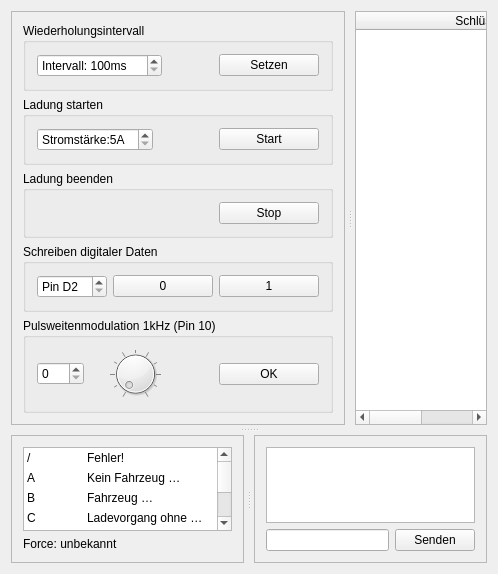
<?xml version="1.0" encoding="UTF-8"?>
<ui version="4.0">
 <class>EVSEWindow</class>
 <widget class="QWidget" name="EVSEWindow">
  <property name="geometry">
   <rect>
    <x>0</x>
    <y>0</y>
    <width>498</width>
    <height>574</height>
   </rect>
  </property>
  <property name="windowTitle">
   <string/>
  </property>
  <property name="styleSheet">
   <string notr="true"/>
  </property>
  <layout class="QGridLayout" name="gridLayout_2">
   <item row="0" column="0">
    <widget class="QSplitter" name="splitter_3">
     <property name="orientation">
      <enum>Qt::Vertical</enum>
     </property>
     <property name="handleWidth">
      <number>10</number>
     </property>
     <widget class="QSplitter" name="splitter_2">
      <property name="orientation">
       <enum>Qt::Horizontal</enum>
      </property>
      <property name="handleWidth">
       <number>10</number>
      </property>
      <widget class="QFrame" name="frame_3">
       <property name="frameShape">
        <enum>QFrame::StyledPanel</enum>
       </property>
       <property name="frameShadow">
        <enum>QFrame::Raised</enum>
       </property>
       <layout class="QGridLayout" name="gridLayout_3">
        <item row="0" column="0">
         <widget class="QGroupBox" name="Interval">
          <property name="title">
           <string>Wiederholungsintervall</string>
          </property>
          <layout class="QGridLayout" name="gridLayout_5">
           <item row="0" column="0">
            <widget class="QSpinBox" name="intevalSpinBox">
             <property name="suffix">
              <string>ms</string>
             </property>
             <property name="prefix">
              <string>Intervall: </string>
             </property>
             <property name="minimum">
              <number>100</number>
             </property>
             <property name="maximum">
              <number>19999</number>
             </property>
             <property name="value">
              <number>100</number>
             </property>
            </widget>
           </item>
           <item row="0" column="2">
            <widget class="QPushButton" name="intervalButton">
             <property name="minimumSize">
              <size>
               <width>100</width>
               <height>0</height>
              </size>
             </property>
             <property name="text">
              <string>Setzen</string>
             </property>
             <property name="checkable">
              <bool>false</bool>
             </property>
             <property name="autoDefault">
              <bool>false</bool>
             </property>
             <property name="default">
              <bool>false</bool>
             </property>
             <property name="flat">
              <bool>false</bool>
             </property>
            </widget>
           </item>
           <item row="0" column="1">
            <spacer name="horizontalSpacer">
             <property name="orientation">
              <enum>Qt::Horizontal</enum>
             </property>
             <property name="sizeHint" stdset="0">
              <size>
               <width>40</width>
               <height>20</height>
              </size>
             </property>
            </spacer>
           </item>
          </layout>
         </widget>
        </item>
        <item row="1" column="0">
         <widget class="QGroupBox" name="startLoading">
          <property name="title">
           <string>Ladung starten</string>
          </property>
          <layout class="QGridLayout" name="gridLayout_6">
           <item row="0" column="0">
            <widget class="QSpinBox" name="startSpinBox">
             <property name="suffix">
              <string>A</string>
             </property>
             <property name="prefix">
              <string>Stromstärke:</string>
             </property>
             <property name="minimum">
              <number>5</number>
             </property>
             <property name="maximum">
              <number>20</number>
             </property>
            </widget>
           </item>
           <item row="0" column="2">
            <widget class="QPushButton" name="startButton">
             <property name="minimumSize">
              <size>
               <width>100</width>
               <height>0</height>
              </size>
             </property>
             <property name="text">
              <string>Start</string>
             </property>
            </widget>
           </item>
           <item row="0" column="1">
            <spacer name="horizontalSpacer_2">
             <property name="orientation">
              <enum>Qt::Horizontal</enum>
             </property>
             <property name="sizeHint" stdset="0">
              <size>
               <width>40</width>
               <height>20</height>
              </size>
             </property>
            </spacer>
           </item>
          </layout>
         </widget>
        </item>
        <item row="3" column="0">
         <widget class="QGroupBox" name="digitalWrite">
          <property name="title">
           <string>Schreiben digitaler Daten</string>
          </property>
          <layout class="QGridLayout" name="gridLayout_8">
           <item row="0" column="1">
            <spacer name="horizontalSpacer_7">
             <property name="orientation">
              <enum>Qt::Horizontal</enum>
             </property>
             <property name="sizeHint" stdset="0">
              <size>
               <width>40</width>
               <height>20</height>
              </size>
             </property>
            </spacer>
           </item>
           <item row="0" column="0">
            <widget class="QSpinBox" name="digitalSpinBoxPin">
             <property name="prefix">
              <string>Pin D</string>
             </property>
             <property name="minimum">
              <number>2</number>
             </property>
             <property name="maximum">
              <number>13</number>
             </property>
            </widget>
           </item>
           <item row="0" column="3">
            <widget class="QPushButton" name="digitalButton1">
             <property name="minimumSize">
              <size>
               <width>100</width>
               <height>0</height>
              </size>
             </property>
             <property name="text">
              <string>1</string>
             </property>
            </widget>
           </item>
           <item row="0" column="2">
            <widget class="QPushButton" name="digitalButton0">
             <property name="minimumSize">
              <size>
               <width>100</width>
               <height>0</height>
              </size>
             </property>
             <property name="text">
              <string>0</string>
             </property>
            </widget>
           </item>
          </layout>
         </widget>
        </item>
        <item row="2" column="0">
         <widget class="QGroupBox" name="stopLoading">
          <property name="title">
           <string>Ladung beenden</string>
          </property>
          <layout class="QGridLayout" name="gridLayout_7">
           <item row="0" column="1">
            <widget class="QPushButton" name="stopButton">
             <property name="minimumSize">
              <size>
               <width>100</width>
               <height>0</height>
              </size>
             </property>
             <property name="text">
              <string>Stop</string>
             </property>
            </widget>
           </item>
           <item row="0" column="0">
            <spacer name="horizontalSpacer_3">
             <property name="orientation">
              <enum>Qt::Horizontal</enum>
             </property>
             <property name="sizeHint" stdset="0">
              <size>
               <width>40</width>
               <height>20</height>
              </size>
             </property>
            </spacer>
           </item>
          </layout>
         </widget>
        </item>
        <item row="4" column="0">
         <widget class="QGroupBox" name="PWM">
          <property name="title">
           <string>Pulsweitenmodulation 1kHz (Pin 10)</string>
          </property>
          <layout class="QGridLayout" name="gridLayout_10">
           <item row="0" column="0">
            <widget class="QSpinBox" name="pwmSpinBox">
             <property name="maximum">
              <number>249</number>
             </property>
            </widget>
           </item>
           <item row="0" column="2">
            <spacer name="horizontalSpacer_4">
             <property name="orientation">
              <enum>Qt::Horizontal</enum>
             </property>
             <property name="sizeHint" stdset="0">
              <size>
               <width>40</width>
               <height>20</height>
              </size>
             </property>
            </spacer>
           </item>
           <item row="0" column="3">
            <widget class="QPushButton" name="pwmButton">
             <property name="minimumSize">
              <size>
               <width>100</width>
               <height>0</height>
              </size>
             </property>
             <property name="text">
              <string>OK</string>
             </property>
            </widget>
           </item>
           <item row="0" column="1">
            <widget class="QDial" name="pwmDial">
             <property name="maximum">
              <number>249</number>
             </property>
             <property name="notchTarget">
              <double>24.899999999999999</double>
             </property>
             <property name="notchesVisible">
              <bool>true</bool>
             </property>
            </widget>
           </item>
          </layout>
         </widget>
        </item>
       </layout>
      </widget>
      <widget class="QTableWidget" name="mainTable">
       <property name="editTriggers">
        <set>QAbstractItemView::NoEditTriggers</set>
       </property>
       <property name="tabKeyNavigation">
        <bool>false</bool>
       </property>
       <property name="showDropIndicator" stdset="0">
        <bool>false</bool>
       </property>
       <property name="dragDropOverwriteMode">
        <bool>false</bool>
       </property>
       <property name="selectionMode">
        <enum>QAbstractItemView::NoSelection</enum>
       </property>
       <property name="selectionBehavior">
        <enum>QAbstractItemView::SelectRows</enum>
       </property>
       <property name="sortingEnabled">
        <bool>true</bool>
       </property>
       <attribute name="horizontalHeaderCascadingSectionResizes">
        <bool>false</bool>
       </attribute>
       <attribute name="horizontalHeaderDefaultSectionSize">
        <number>250</number>
       </attribute>
       <attribute name="horizontalHeaderStretchLastSection">
        <bool>true</bool>
       </attribute>
       <attribute name="verticalHeaderVisible">
        <bool>false</bool>
       </attribute>
       <column>
        <property name="text">
         <string>Schlüssel</string>
        </property>
       </column>
       <column>
        <property name="text">
         <string>Wert</string>
        </property>
       </column>
      </widget>
     </widget>
     <widget class="QSplitter" name="splitter">
      <property name="orientation">
       <enum>Qt::Horizontal</enum>
      </property>
      <property name="handleWidth">
       <number>10</number>
      </property>
      <widget class="QFrame" name="frame">
       <property name="frameShape">
        <enum>QFrame::StyledPanel</enum>
       </property>
       <property name="frameShadow">
        <enum>QFrame::Raised</enum>
       </property>
       <layout class="QGridLayout" name="gridLayout_4">
        <item row="0" column="0">
         <widget class="QTableWidget" name="stateTable">
          <property name="contextMenuPolicy">
           <enum>Qt::CustomContextMenu</enum>
          </property>
          <property name="editTriggers">
           <set>QAbstractItemView::NoEditTriggers</set>
          </property>
          <property name="alternatingRowColors">
           <bool>false</bool>
          </property>
          <property name="selectionMode">
           <enum>QAbstractItemView::NoSelection</enum>
          </property>
          <property name="selectionBehavior">
           <enum>QAbstractItemView::SelectItems</enum>
          </property>
          <property name="showGrid">
           <bool>false</bool>
          </property>
          <property name="gridStyle">
           <enum>Qt::DashDotDotLine</enum>
          </property>
          <property name="wordWrap">
           <bool>true</bool>
          </property>
          <property name="cornerButtonEnabled">
           <bool>false</bool>
          </property>
          <attribute name="horizontalHeaderVisible">
           <bool>false</bool>
          </attribute>
          <attribute name="horizontalHeaderCascadingSectionResizes">
           <bool>false</bool>
          </attribute>
          <attribute name="horizontalHeaderDefaultSectionSize">
           <number>60</number>
          </attribute>
          <attribute name="horizontalHeaderStretchLastSection">
           <bool>true</bool>
          </attribute>
          <attribute name="verticalHeaderVisible">
           <bool>false</bool>
          </attribute>
          <attribute name="verticalHeaderCascadingSectionResizes">
           <bool>false</bool>
          </attribute>
          <attribute name="verticalHeaderDefaultSectionSize">
           <number>20</number>
          </attribute>
          <attribute name="verticalHeaderHighlightSections">
           <bool>false</bool>
          </attribute>
          <attribute name="verticalHeaderMinimumSectionSize">
           <number>20</number>
          </attribute>
          <attribute name="verticalHeaderStretchLastSection">
           <bool>false</bool>
          </attribute>
          <row>
           <property name="text">
            <string>/</string>
           </property>
          </row>
          <row>
           <property name="text">
            <string>A</string>
           </property>
          </row>
          <row>
           <property name="text">
            <string>B</string>
           </property>
          </row>
          <row>
           <property name="text">
            <string>C</string>
           </property>
          </row>
          <row>
           <property name="text">
            <string>D</string>
           </property>
          </row>
          <row>
           <property name="text">
            <string>E</string>
           </property>
          </row>
          <row>
           <property name="text">
            <string>F</string>
           </property>
          </row>
          <column>
           <property name="text">
            <string>Code</string>
           </property>
          </column>
          <column>
           <property name="text">
            <string>Beschreibung</string>
           </property>
          </column>
          <item row="0" column="0">
           <property name="text">
            <string>/</string>
           </property>
          </item>
          <item row="0" column="1">
           <property name="text">
            <string>Fehler!</string>
           </property>
          </item>
          <item row="1" column="0">
           <property name="text">
            <string>A</string>
           </property>
          </item>
          <item row="1" column="1">
           <property name="text">
            <string>Kein Fahrzeug angeschlossen</string>
           </property>
          </item>
          <item row="2" column="0">
           <property name="text">
            <string>B</string>
           </property>
          </item>
          <item row="2" column="1">
           <property name="text">
            <string>Fahrzeug angeschlossen</string>
           </property>
          </item>
          <item row="3" column="0">
           <property name="text">
            <string>C</string>
           </property>
          </item>
          <item row="3" column="1">
           <property name="text">
            <string>Ladevorgang ohne Lüfter</string>
           </property>
          </item>
          <item row="4" column="0">
           <property name="text">
            <string>D</string>
           </property>
          </item>
          <item row="4" column="1">
           <property name="text">
            <string>Ladevorgang mit Lüfter</string>
           </property>
          </item>
          <item row="5" column="0">
           <property name="text">
            <string>E</string>
           </property>
          </item>
          <item row="5" column="1">
           <property name="text">
            <string>Kurzschluss oder Spannungsausfall</string>
           </property>
          </item>
          <item row="6" column="0">
           <property name="text">
            <string>F</string>
           </property>
          </item>
          <item row="6" column="1">
           <property name="text">
            <string>Tankstelle nicht verfügbar</string>
           </property>
          </item>
         </widget>
        </item>
        <item row="1" column="0">
         <widget class="QLabel" name="forceIndicator">
          <property name="text">
           <string>Force: unbekannt</string>
          </property>
         </widget>
        </item>
       </layout>
      </widget>
      <widget class="QFrame" name="frame_2">
       <property name="frameShape">
        <enum>QFrame::StyledPanel</enum>
       </property>
       <property name="frameShadow">
        <enum>QFrame::Raised</enum>
       </property>
       <layout class="QGridLayout" name="gridLayout">
        <item row="1" column="0">
         <widget class="QLineEdit" name="lineEdit"/>
        </item>
        <item row="1" column="1">
         <widget class="QPushButton" name="pushButton">
          <property name="text">
           <string>Senden</string>
          </property>
         </widget>
        </item>
        <item row="0" column="0" colspan="2">
         <widget class="QTextBrowser" name="networkBrowser">
          <property name="lineWrapMode">
           <enum>QTextEdit::WidgetWidth</enum>
          </property>
         </widget>
        </item>
       </layout>
      </widget>
     </widget>
    </widget>
   </item>
  </layout>
 </widget>
 <layoutdefault spacing="6" margin="11"/>
 <resources/>
 <connections>
  <connection>
   <sender>pwmDial</sender>
   <signal>sliderMoved(int)</signal>
   <receiver>pwmSpinBox</receiver>
   <slot>setValue(int)</slot>
   <hints>
    <hint type="sourcelabel">
     <x>194</x>
     <y>383</y>
    </hint>
    <hint type="destinationlabel">
     <x>96</x>
     <y>370</y>
    </hint>
   </hints>
  </connection>
  <connection>
   <sender>pwmSpinBox</sender>
   <signal>valueChanged(int)</signal>
   <receiver>pwmDial</receiver>
   <slot>setValue(int)</slot>
   <hints>
    <hint type="sourcelabel">
     <x>96</x>
     <y>370</y>
    </hint>
    <hint type="destinationlabel">
     <x>194</x>
     <y>383</y>
    </hint>
   </hints>
  </connection>
  <connection>
   <sender>lineEdit</sender>
   <signal>returnPressed()</signal>
   <receiver>pushButton</receiver>
   <slot>click()</slot>
   <hints>
    <hint type="sourcelabel">
     <x>331</x>
     <y>535</y>
    </hint>
    <hint type="destinationlabel">
     <x>427</x>
     <y>541</y>
    </hint>
   </hints>
  </connection>
 </connections>
</ui>
